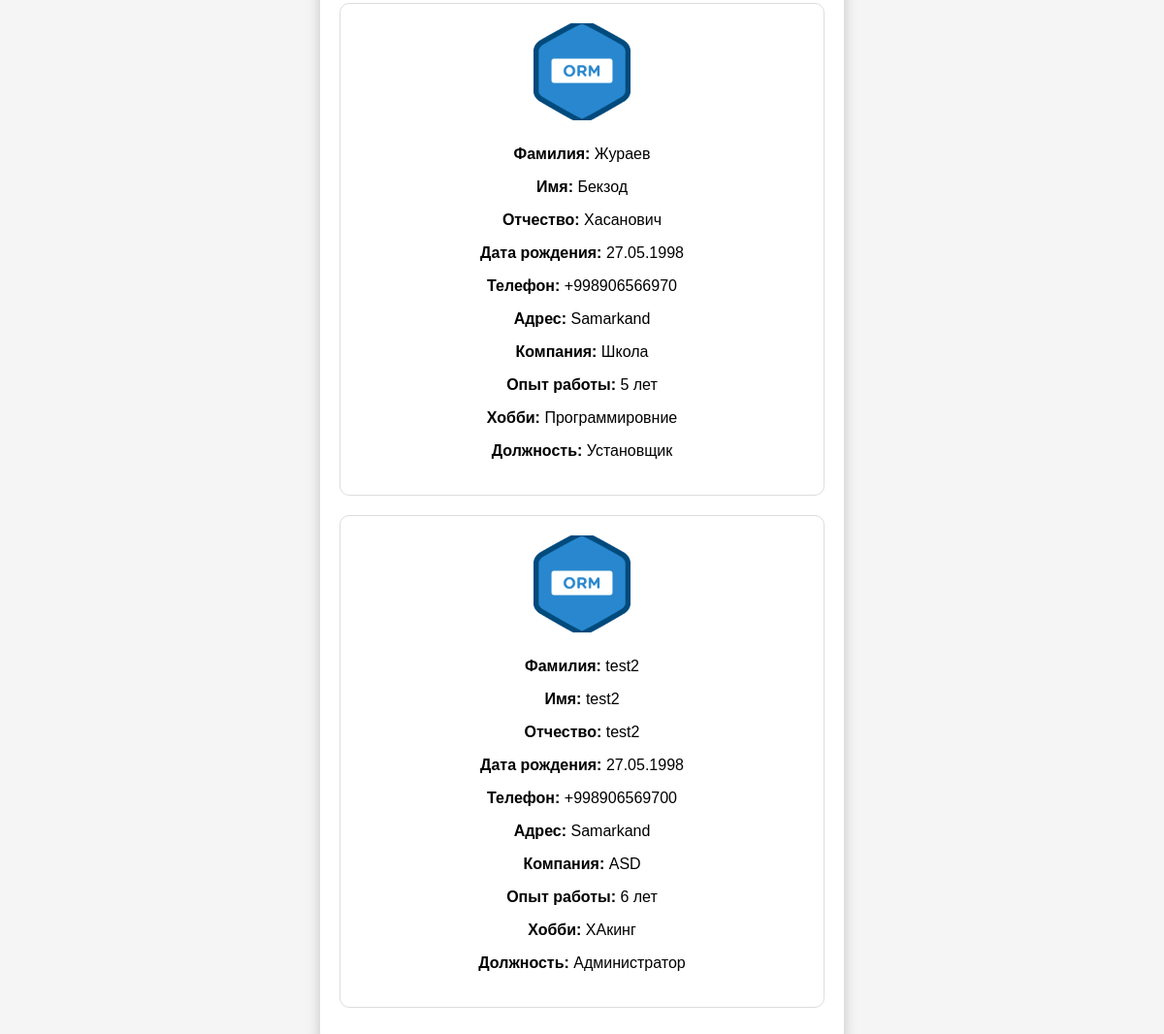
Before: /staff/ (signed in, lower part) with the older database file.
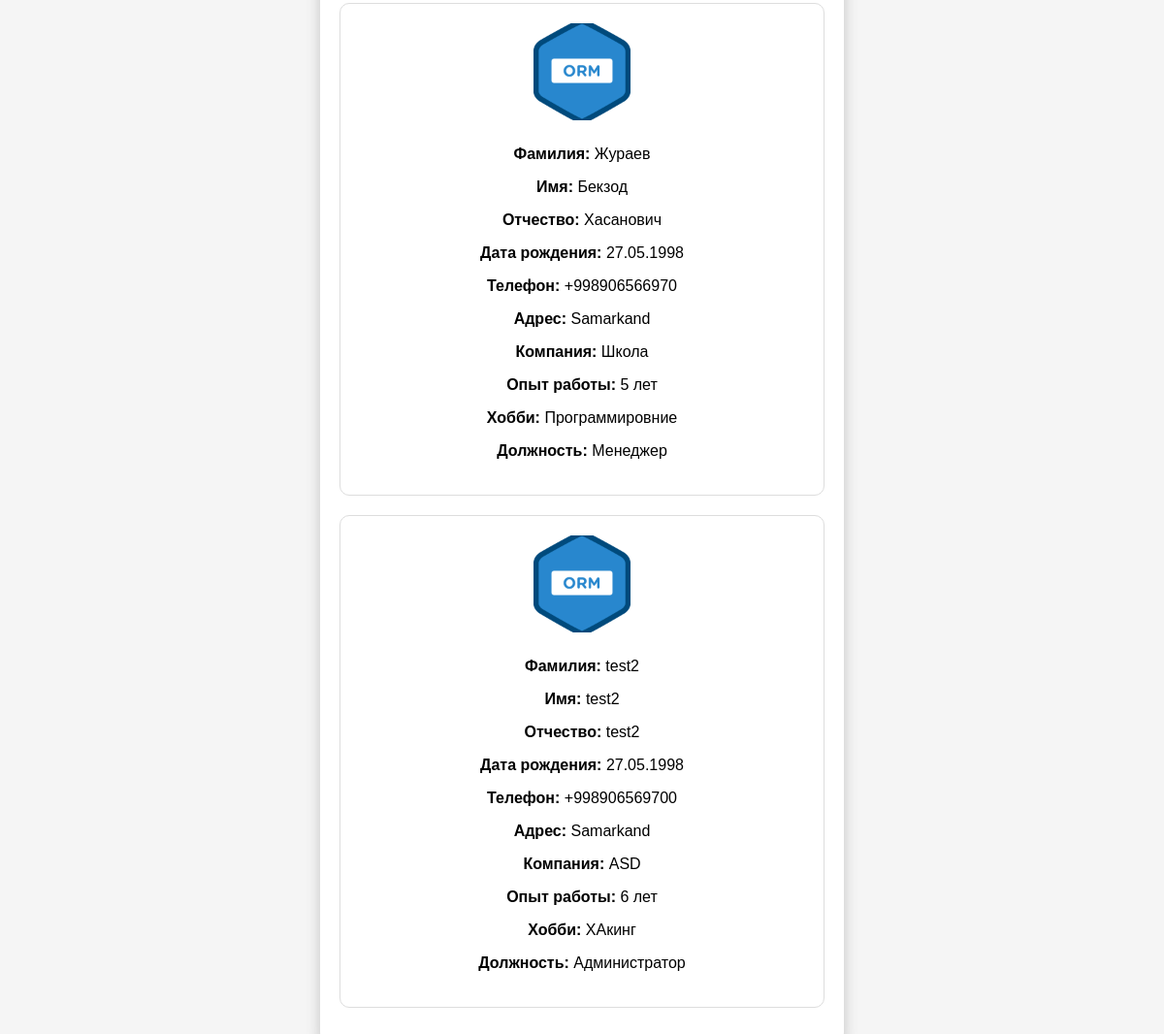
After: the same page with the newer database file.
### backend/models.py (models this page shows)
class Profile(models.Model):
    POSITION_CHOICES = [
        ("manager", "Менеджер"),
        ("admin", "Администратор"),
        ("accountant", "Бухгалтер"),
        ("supplier", "Снабженец"),
        ("chief", "Главный ЦЕХа"),
        ("chief_staff", "Сотрудник ЦЕХа"),
        ("delivery_cheif", "Главный доставщик"),
        ("delivery", "Доставщик"),
        ("installer_cheif", "Главный установщик"),
        ("installer", "Установщик"),
        ("technologist_cheif", "Главный Технолог"),
        ("technologist", "Технолог"),
        ("designer_cheif", "Главный дизайнер"),
        ("designer", "Дизайнер"),
        ("qa_cheif", "Главный сотрудник контроля качества"),
        ("qa_staff", "Сотрудник контроля качества"),
        ("sales_marketing", "Соц. маркетолог"),
        ("sales_call", "Сотрудник колл-центра"),
    ]
    username = models.OneToOneField(User, on_delete=models.CASCADE, related_name='profile')
    name = models.CharField(max_length=200, null=True, blank=True, default=None)
    lastname = models.CharField(max_length=200, null=True, blank=True, default=None)
    middle_name = models.CharField(max_length=200, null=True, blank=True, default=None)
    date_birth = models.DateField(null=True, blank=True, default=None)
    phone = PhoneNumberField(blank=True)
    adress = models.CharField(max_length=200,blank=True)
    last_job=models.CharField(max_length=200,blank=True)
    work_exp=models.CharField(max_length=200,blank=True)
    position = models.CharField(max_length=20, choices=POSITION_CHOICES)
    hobby=models.CharField(max_length=60,blank=True)
    photo = models.ImageField(blank=True, upload_to='pictures/')
    approve=models.BooleanField(default=False)

### backend/views.py (the view)
# urls.py: path('staff/',views.Staff.as_view(),name='staff'),
class Staff(LoginRequiredMixin,TemplateView):
   template_name = 'staff.html'
   login_url = reverse_lazy('login')
   def get_context_data(self, *, object_list=None, **kwargs):
      context = super().get_context_data(**kwargs)
      search=self.request.GET.get('search')
      if search:
         context['profile'] = Profile.objects.filter(
            approve=True
         ).filter(
            Q(name__icontains=search) |
            Q(lastname__icontains=search) |
            Q(middle_name__icontains=search)  # Add more fields as necessary
         ).order_by('-id')
      else:
         context['profile'] = Profile.objects.filter(approve=True).order_by('-id')
      return context

### backend/templates/staff.html (shortened to what this page needs)
{% if request.user.profile.approve %}
<!DOCTYPE html>
<html lang="ru">
<head>
</head>
<body>
    <div class="container">
        <div class="applications">
            {% for item in profile %}
            <div class="application">
                <img src="/{{item.photo}}" alt="Фото сотрудника" class="photo-placeholder">
                <div class="info">
                    <p><strong>Фамилия:</strong> {{item.lastname}}</p>
                    <p><strong>Имя:</strong> {{item.name}}</p>
                    <p><strong>Отчество:</strong> {{item.middle_name}}</p>
                    <p><strong>Дата рождения:</strong> {{ item.date_birth|date:"d.m.Y" }}</p>
                    <p><strong>Телефон:</strong> {{item.phone}}</p>
                    <p><strong>Адрес:</strong> {{item.adress}}</p>
                    <p><strong>Компания:</strong> {{item.last_job}}</p>
                    <p><strong>Опыт работы:</strong> {{item.work_exp}}</p>
                    <p><strong>Хобби:</strong> {{item.hobby}}</p>
                    <p><strong>Должность:</strong> {{item.get_position_display }}</p>
                </div>
            </div>
            {% endfor %}
        </div>
    </div>
</body>
</html>
{% else %}
{% include 'waiting.html' %}
{% endif %}

### backend/templates/staff.html (style rules this page uses)
body { font-family: 'Arial', sans-serif; background-color: #f5f5f5; margin: 0; padding: 20px; display: flex; justify-content: center; align-items: center; }
.container { background: white; padding: 20px; border-radius: 15px; box-shadow: 0 5px 15px rgba(0, 0, 0, 0.2); max-width: 90%; width: 500px; text-align: center; }
.application { padding: 20px; border: 1px solid #ddd; border-radius: 10px; margin-bottom: 20px; background: #fff; display: flex; flex-direction: column; align-items: center; }
.photo-placeholder { width: 100px; height: 100px; border-radius: 10px; margin-bottom: 10px; object-fit: cover; }

Changed rows visible on the page:
changed Profile "Жураев": position "Установщик" → "Менеджер"
